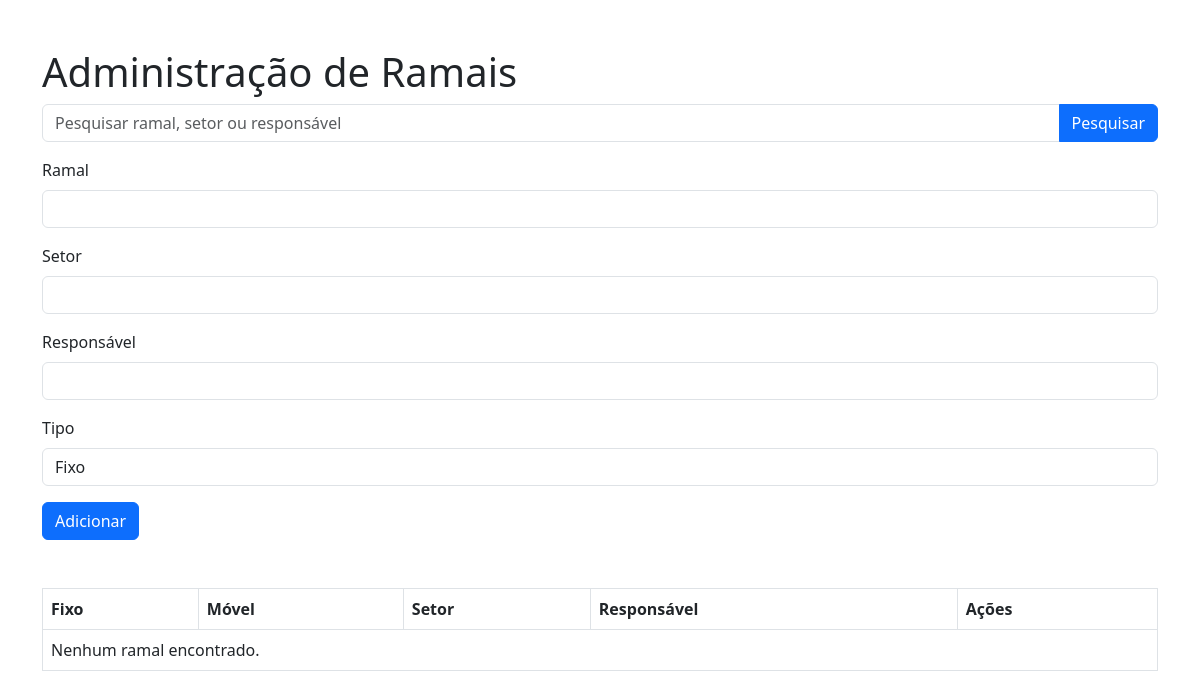
The page /Ramais/ad-ramais.php on the database as committed earlier.
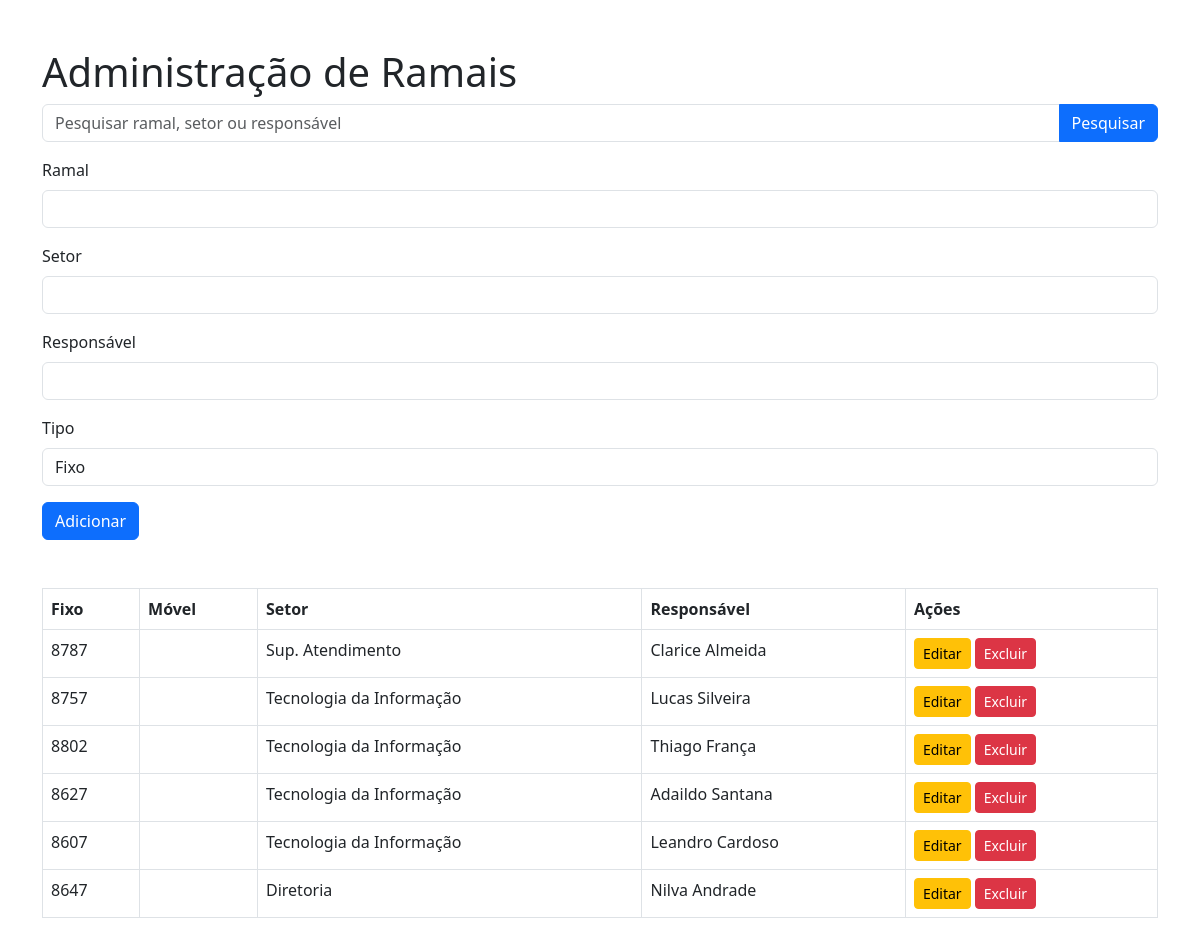
The same page on the database as committed later.
### tables this page shows
CREATE TABLE `ramais` (
  `id` int(11) NOT NULL AUTO_INCREMENT,
  `fixo` varchar(45) DEFAULT NULL,
  `movel` varchar(45) DEFAULT NULL,
  `setor` varchar(45) NOT NULL,
  `responsavel` varchar(45) NOT NULL,
  PRIMARY KEY (`id`)
);

### Ramais/ad-ramais.php (the view, shortened to what this page needs)
<?php
$servername = "localhost";
$username = "root";
$password = "";
$dbname = "documento";
$conn = new mysqli($servername, $username, $password, $dbname);
$editMode = false;
$search = "";
$sql = "SELECT id, fixo, movel, setor, responsavel FROM ramais
        WHERE setor LIKE ? OR fixo LIKE ? OR movel LIKE ? OR responsavel LIKE ?";
$stmt = $conn->prepare($sql);
$searchTerm = "%" . $search . "%";
$stmt->bind_param("ssss", $searchTerm, $searchTerm, $searchTerm, $searchTerm);
$stmt->execute();
$result = $stmt->get_result();
?>
<!DOCTYPE html>
<html lang="pt">
<head>
    <link href="https://cdn.jsdelivr.net/npm/bootstrap@5.3.0-alpha3/dist/css/bootstrap.min.css" rel="stylesheet">
</head>
<body>
<div class="container mt-5">
    <h1>Administração de Ramais</h1>
    <form method="GET" action="" class="mb-3">
        <div class="input-group">
            <input type="text" name="search" class="form-control" placeholder="Pesquisar ramal, setor ou responsável" value="<?php echo htmlspecialchars($search); ?>">
            <button class="btn btn-primary" type="submit">Pesquisar</button>
        </div>
    </form>
    <form method="POST" action="">
        <div class="mb-3">
            <label for="ramal" class="form-label">Ramal</label>
            <input type="text" class="form-control" id="ramal" name="ramal" value="<?php echo $editMode ? htmlspecialchars($editData['fixo'] ?? $editData['movel']) : ''; ?>" required>
        </div>
        <div class="mb-3">
            <label for="setor" class="form-label">Setor</label>
            <input type="text" class="form-control" id="setor" name="setor" value="<?php echo $editMode ? htmlspecialchars($editData['setor']) : ''; ?>" required>
        </div>
        <div class="mb-3">
            <label for="responsavel" class="form-label">Responsável</label>
            <input type="text" class="form-control" id="responsavel" name="responsavel" value="<?php echo $editMode ? htmlspecialchars($editData['responsavel']) : ''; ?>" required>
        </div>
        <div class="mb-3">
            <label for="tipo" class="form-label">Tipo</label>
            <select class="form-control" id="tipo" name="tipo" required>
                <option value="fixo" <?php echo $editMode && !empty($editData['fixo']) ? 'selected' : ''; ?>>Fixo</option>
            </select>
        </div>
        <button type="submit" class="btn btn-primary"><?php echo $editMode ? 'Atualizar' : 'Adicionar'; ?></button>
    </form>
    <table class="table table-bordered mt-5">
        <thead>
        <tr>
            <th>Fixo</th>
            <th>Móvel</th>
            <th>Setor</th>
            <th>Responsável</th>
            <th>Ações</th>
        </tr>
        </thead>
        <tbody>
        <?php
        if ($result->num_rows > 0) {
            while ($row = $result->fetch_assoc()) {
                echo "<tr>
                        <td>" . htmlspecialchars($row['fixo']) . "</td>
                        <td>" . htmlspecialchars($row['movel']) . "</td>
                        <td>" . htmlspecialchars($row['setor']) . "</td>
                        <td>" . htmlspecialchars($row['responsavel']) . "</td>
                        <td>
                            <a href='?edit=" . $row['id'] . "' class='btn btn-warning btn-sm'>Editar</a>
                            <a href='?delete=" . $row['id'] . "' class='btn btn-danger btn-sm' onclick='return confirm(\"Tem certeza que deseja excluir este ramal?\")'>Excluir</a>
                        </td>
                    </tr>";
            }
        } else {
            echo "<tr><td colspan='5'>Nenhum ramal encontrado.</td></tr>";
        }
        ?>
        </tbody>
    </table>
</div>
</body>
</html>

Rows that differ between the two databases and show on the page:
added ramais: fixo "8787", setor "Sup. Atendimento", responsavel "Clarice Almeida"
added ramais: fixo "8757", setor "Tecnologia da Informação", responsavel "Lucas Silveira"
added ramais: fixo "8802", setor "Tecnologia da Informação", responsavel "Thiago França"
added ramais: fixo "8627", setor "Tecnologia da Informação", responsavel "Adaildo Santana"
added ramais: fixo "8607", setor "Tecnologia da Informação", responsavel "Leandro Cardoso"
added ramais: fixo "8647", setor "Diretoria", responsavel "Nilva Andrade"
Other text that changed with them:
text no longer shown: "Nenhum ramal encontrado."
